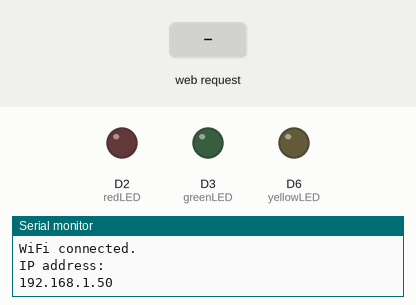
This sketch was run on a simulated Arduino MKR. Shown: output pins drawn as LEDs (lit = HIGH), the last lines printed to the serial monitor. Inputs (shaded band) come from the test bench. WiFi joins after 1.5 s; servers stay silent unless stated.

Above: at 2.7 s.
2.8 s: HTTP request GET /2/on received
At 3.5 s:
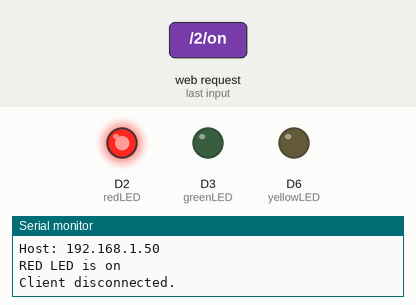
4.3 s: HTTP request GET /10/on received
At 4.7 s:
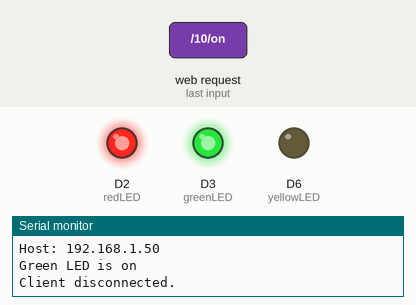
5.8 s: HTTP request GET /2/off received
At 7.0 s:
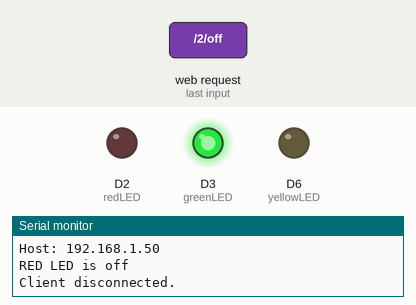
7.3 s: HTTP request GET /11/on received
At 8.2 s:
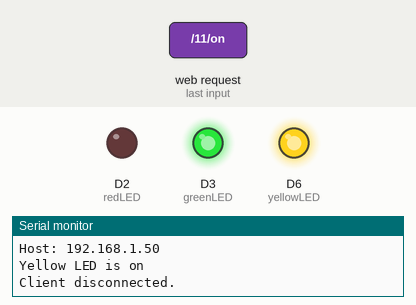
8.8 s: HTTP request GET /10/off received
At 9.3 s:
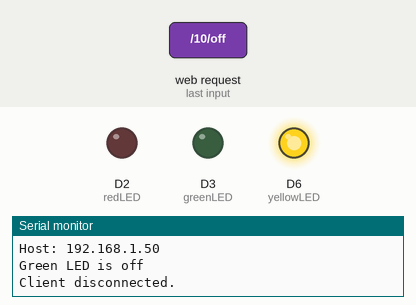
10.3 s: HTTP request GET /2/on received
At 11.6 s:
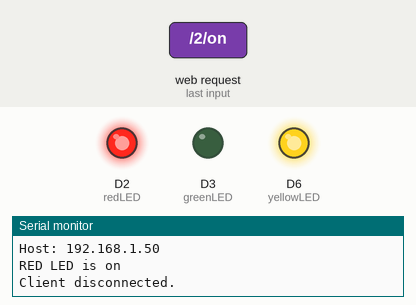
Timing chart, 0 to 12.8 s (numbered marks = the images above; inputs shaded):
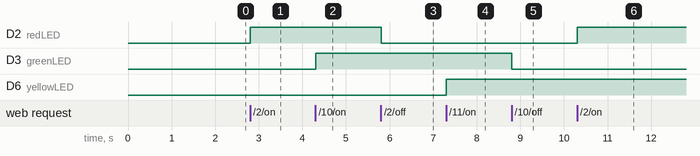

Measured:
- after the input at 2.8 s, D2 (redLED): LOW → HIGH at once
- after the input at 4.3 s, D3 (greenLED): LOW → HIGH at once
- after the input at 5.8 s, D2 (redLED): HIGH → LOW at once
- after the input at 7.3 s, D6 (yellowLED): LOW → HIGH at once
- after the input at 8.8 s, D3 (greenLED): HIGH → LOW at once
- after the input at 10.3 s, D2 (redLED): LOW → HIGH at once

The sketch:

210_4.2_HD.ino
```cpp
#include <WiFiNINA.h>

const char* ssid = "Airtel_7494899798";         // network SSID (name)
const char* password = "air30410";  // network password

WiFiServer server(80);

// Variable to store the HTTP request
String header;

// These variables store the current output state of LEDs
String outputRedState = "off";
String outputGreenState = "off";
String outputYellowState = "off";

// Assign output variables to GPIO pins
const int redLED = 2;
const int greenLED = 3;
const int yellowLED = 6;

// Current time
unsigned long currentTime = millis();
// Previous time
unsigned long previousTime = 0;
// Define timeout time in milliseconds
const long timeoutTime = 2000;

void setup() {
  Serial.begin(115200);
  // Initialize the output variables as outputs
  pinMode(redLED, OUTPUT);
  pinMode(greenLED, OUTPUT);
  pinMode(yellowLED, OUTPUT);
  // Set outputs to LOW
  digitalWrite(redLED, LOW);
  digitalWrite(greenLED, LOW);
  digitalWrite(yellowLED, LOW);

  // Connect to Wi-Fi network with SSID and password
  Serial.print("Connecting to ");
  Serial.println(ssid);
  WiFi.begin(ssid, password);
  while (WiFi.status() != WL_CONNECTED) {
    delay(500);
    Serial.print(".");
  }
  // Print local IP address and start the web server
  Serial.println("");
  Serial.println("WiFi connected.");
  Serial.println("IP address: ");
  Serial.println(WiFi.localIP());
  server.begin();
}

void loop() {
  WiFiClient client = server.available();  // Listen for incoming clients

  if (client) {                     // If a new client connects,
    Serial.println("New Client.");  // print a message out in the serial port
    String currentLine = "";        // make a String to hold incoming data from the client
    currentTime = millis();
    previousTime = currentTime;
    while (client.connected() && currentTime - previousTime <= timeoutTime) {  // loop while the client's connected
      currentTime = millis();
      if (client.available()) {  // if there are bytes to read from the client,
        char c = client.read();  // read a byte, then
        Serial.write(c);         // print it out in the serial monitor
        header += c;
        if (c == '\n') {  // if the byte is a newline character
          // if the current line is blank, you got two newline characters in a row.
          // that's the end of the client HTTP request, so send a response:
          if (currentLine.length() == 0) {
            // HTTP headers always start with a response code (e.g., HTTP/1.1 200 OK)
            // and a content-type so the client knows what's coming, then a blank line:
            client.println("HTTP/1.1 200 OK");
            client.println("Content-type:text/html");
            client.println("Connection: close");
            client.println();

            // Handle LED control requests
            if (header.indexOf("GET /2/on") >= 0) {
              Serial.println("RED LED is on");
              outputRedState = "on";
              digitalWrite(redLED, HIGH);
            } else if (header.indexOf("GET /2/off") >= 0) {
              Serial.println("RED LED is off");
              outputRedState = "off";
              digitalWrite(redLED, LOW);
            } else if (header.indexOf("GET /10/on") >= 0) {
              Serial.println("Green LED is on");
              outputGreenState = "on";
              digitalWrite(greenLED, HIGH);
            } else if (header.indexOf("GET /10/off") >= 0) {
              Serial.println("Green LED is off");
              outputGreenState = "off";
              digitalWrite(greenLED, LOW);
            } else if (header.indexOf("GET /11/on") >= 0) {
              Serial.println("Yellow LED is on");
              outputYellowState = "on";
              digitalWrite(yellowLED, HIGH);
            } else if (header.indexOf("GET /11/off") >= 0) {
              Serial.println("Yellow LED is off");
              outputYellowState = "off";
              digitalWrite(yellowLED, LOW);
            }

            // Send the redesigned HTML web page
            client.println("<!DOCTYPE html><html>");
            client.println("<head><meta name=\"viewport\" content=\"width=device-width, initial-scale=1\">");
            client.println("<link rel=\"icon\" href=\"data:,\">");
            // CSS to style the on/off buttons and the body
            client.println("<style>body { font-family: Arial, sans-serif; text-align: center; background-color: Red; margin: 0; padding: 0; }");
            client.println(".header { background-color: Black; color: white; padding: 20px; }");
            client.println(".container { margin: 20px; }");
            client.println(".button { background-color: #4CAF50; border: none; color: white; padding: 15px 30px; text-align: center; text-decoration: none; display: inline-block; font-size: 20px; margin: 10px; cursor: pointer; border-radius: 5px; }");
            client.println(".button.off { background-color: #777; }");
            client.println(".status { font-size: 24px; margin-bottom: 10px; color: white; }");
            client.println(".led-status { font-size: 18px; margin-top: 10px; }");
            client.println("h1 { font-size: 36px; }</style></head>");
            client.println("<body>");

            // Page Header
            client.println("<div class=\"header\"><h1>LED CONTROL PANEL</h1></div>");

            // Display current state, and ON/OFF buttons for GPIO 2 Red LED
            client.println("<div class=\"container\">");
            client.println("<p class=\"status\">Red LED</p>");
            client.println("<p class=\"led-status\">Status: " + outputRedState + "</p>");
            if (outputRedState == "off") {
              client.println("<a href=\"/2/on\"><button class=\"button\">Turn On</button></a>");
            } else {
              client.println("<a href=\"/2/off\"><button class=\"button button.off\">Turn Off</button></a>");
            }
            client.println("</div>");

            // Display current state, and ON/OFF buttons for GPIO 4 Green LED
            client.println("<div class=\"container\">");
            client.println("<p class=\"status\">Green LED</p>");
            client.println("<p class=\"led-status\">Status: " + outputGreenState + "</p>");
            if (outputGreenState == "off") {
              client.println("<a href=\"/10/on\"><button class=\"button\">Turn On</button></a>");
            } else {
              client.println("<a href=\"/10/off\"><button class=\"button button.off\">Turn Off</button></a>");
            }
            client.println("</div>");

            // Display current state, and ON/OFF buttons for GPIO 5 Yellow LED
            client.println("<div class=\"container\">");
            client.println("<p class=\"status\">Yellow LED</p>");
            client.println("<p class=\"led-status\">Status: " + outputYellowState + "</p>");
            if (outputYellowState == "off") {
              client.println("<a href=\"/11/on\"><button class=\"button\">Turn On</button></a>");
            } else {
              client.println("<a href=\"/11/off\"><button class=\"button button.off\">Turn Off</button></a>");
            }
            client.println("</div>");

            // End of HTML page
            client.println("</body></html>");

            // The HTTP response ends with another blank line
            client.println();
            // Break out of the while loop
            break;
          } else {  // if you got a newline, then clear currentLine
            currentLine = "";
          }
        } else if (c != '\r') {  // if you got anything else but a carriage return character,
          currentLine += c;      // add it to the end of the currentLine
        }
      }
    }
    // Clear the header variable
    header = "";
    // Close the connection
    client.stop();
    Serial.println("Client disconnected.");
    Serial.println("");
  }
}
```
